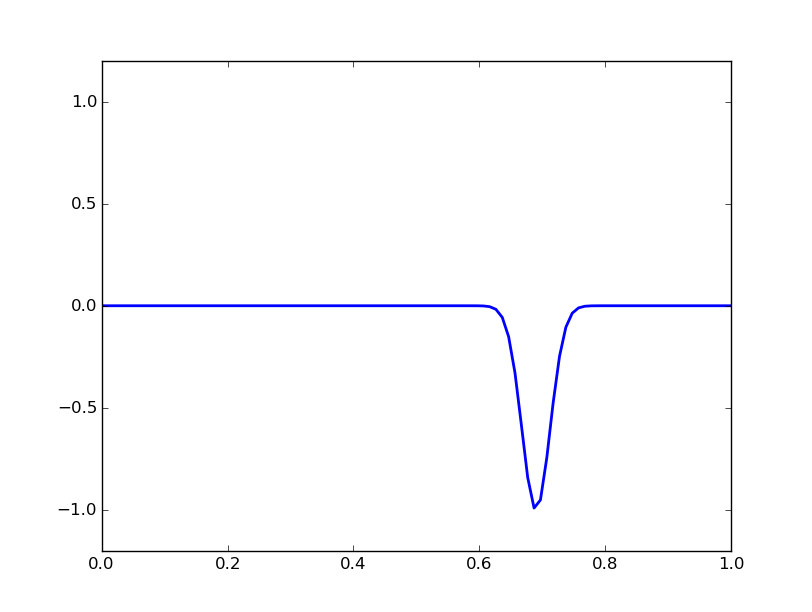

This figure's Python source:

from matplotlib import animation
from pylab import*
import numpy as np
c=300.0
dx=0.01
dt=0.01
t=0.0

y=[]
l=np.linspace(0,1,100)#x-axis
y0=np.exp(-1000*(l-0.3)**2)#y-axis it's a wave package locates at x=0.3
y0_2=np.exp(-1000*(l-0.3)**2)+np.exp(-700*(l-0.7)**2)    

def w():
    global t,dt
    y.append(y0_2)
    y.append(y0_2)
    while t<100.0:
        y_next=np.zeros(100)
       
        for i in range(1,98):
            y_next[i]=-y[-2][i]+y[-1][i+1]+y[-1][i-1]
       
        y.append(y_next)
        t=t+dt
    return y, t
#print w()[0] ,w()[1]

def w2():
    global t,dt
    y.append(y0)
    y.append(y0)
    while t<100.0:
        y_next=np.zeros(100)
       
        for i in range(1,98):
            if i<50:
                y_next[i]=-y[-2][i]+y[-1][i+1]+y[-1][i-1]
            else: 
                y_next[i]=2*(1-0.05)*y[-1][i]-y[-2][i]+0.05*(y[-1][i+1]+y[-1][i-1])
        y.append(y_next)
        t=t+dt
    return y, t
#print w()[0] ,w()[1]

a=w2()[0]
a=w2()[0]
f=figure()
ax=axes(xlim=(0,1),ylim=(-1.2,1.2))
line, =ax.plot([],[],lw=2)

def animate(i):
    line.set_data(l,a[i])
    return line,
def init():
    line.set_data([],[])
    return line,
anim=animation.FuncAnimation(f,animate,init_func=init,frames=100,interval=50,blit=True)#frames mean zhenshu,interval mean each frame last how long
show()
